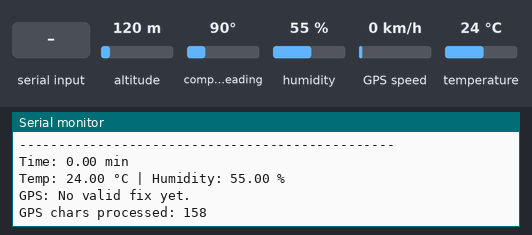
Recording of a sketch running on a simulated ESP32. On the bench: the last lines printed to the serial monitor. Inputs (shaded band) come from the test bench; at power-on: altitude 120 m, compass heading 90°, humidity 55 %, GPS speed 0 km/h, temperature 24 °C. Storage starts empty; the GPS gets a fix after 3 s at 37.7749, -122.4194 with 8 satellites; nothing arrives over Bluetooth unless stated; a phone connects over Bluetooth LE 3 s after start.

Above: at 1.2 s.
1.3 s: altitude set to 20 m
At 3.6 s:
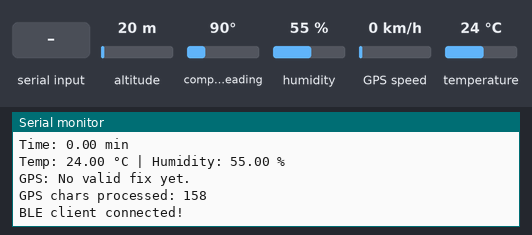
7.6 s: "1\n" received over the second serial link
At 8.5 s:
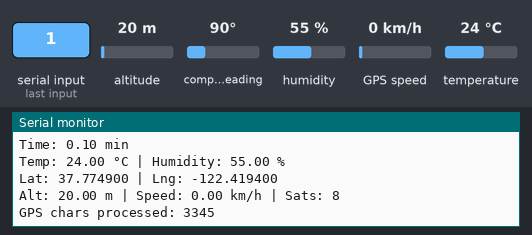
9.1 s: compass heading set to 7°
10.6 s: humidity set to 22 %
12.1 s: "0\n" received over the second serial link
At 12.9 s:
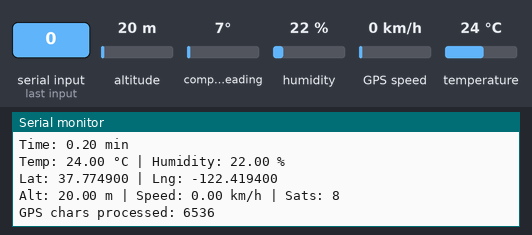

Measured:
- after the input at 12.1 s, the serial monitor: prints a new line after 0.16 s (image 3)

The sketch:

CrestARMCOLDLatest.ino
```cpp
#include <Wire.h>
#include <Adafruit_SHT31.h>
#include <TinyGPSPlus.h>
#include "FS.h"
#include "SD.h"
#include <SPI.h>
#include <BLEDevice.h>
#include <BLEUtils.h>
#include <BLEServer.h>


// --- I2C PINS ---
#define I2C_SDA_PIN 21
#define I2C_SCL_PIN 22


// --- SD CARD SPI PINS ---
#define SD_SCK  18
#define SD_MISO 19
#define SD_MOSI 23
#define SD_CS   5


// --- GPS UART PINS ---
#define GPS_RX 16
#define GPS_TX 17


// --- Objects ---
Adafruit_SHT31 sht31 = Adafruit_SHT31();
TinyGPSPlus gps;

// BLE setup
BLEServer* pServer = NULL;
BLECharacteristic* pTempCharacteristic;
BLECharacteristic* pHumCharacteristic;
BLECharacteristic* pGPSCharacteristic;
BLECharacteristic *pLatCharacteristic;
BLECharacteristic *pLngCharacteristic;
BLECharacteristic *pAltCharacteristic;
BLECharacteristic *pSpdCharacteristic;
BLECharacteristic *pSatCharacteristic;
// Custom UUIDs (you can generate your own at https://www.uuidgenerator.net/)

#define SERVICE_UUID           "12345678-1234-1234-1234-1234567890ab"
#define TEMP_CHARACTERISTIC_UUID "12345678-1234-1234-1234-1234567890ac"
#define HUM_CHARACTERISTIC_UUID  "12345678-1234-1234-1234-1234567890ad"
#define LAT_CHARACTERISTIC_UUID  "12345678-1234-1234-1234-1234567890ae"
#define LNG_CHARACTERISTIC_UUID  "12345678-1234-1234-1234-1234567890af"
#define ALT_CHARACTERISTIC_UUID  "12345678-1234-1234-1234-1234567890ag"
#define SPD_CHARACTERISTIC_UUID  "12345678-1234-1234-1234-1234567890ah"
#define SAT_CHARACTERISTIC_UUID  "12345678-1234-1234-1234-1234567890ai"

class MyServerCallbacks : public BLEServerCallbacks {

  void onConnect(BLEServer* pServer) {
    Serial.println("BLE client connected!");
  }

  void onDisconnect(BLEServer* pServer) {
    Serial.println("BLE client disconnected!");
  }
};

// --- Function to append data to SD card ---
void appendFile(fs::FS &fs, const char *path, const char *message) {
  File file = fs.open(path, FILE_APPEND);
  if (!file) {
    Serial.println("File failed to open for appending.");
    return;
  }
  if (file.print(message)) {
    Serial.print("Data logged: ");
    Serial.println(message);
  } else {
    Serial.println("Append failed.");
  }
  file.close();
}


// --- Setup ---
void setup() {
  Serial.begin(115200);
  Serial.println("\n--- ESP32: Temp, Humidity, GPS, SD Logging ---");


  // --- Initialize I2C & Sensor ---
  Wire.begin(I2C_SDA_PIN, I2C_SCL_PIN);
  if (!sht31.begin(0x44)) {
    Serial.println("SHT31 not found! Check wiring.");
    while (1) delay(100);
  }
  sht31.heater(false);
  Serial.println("SHT31 initialized.");

  // Initialize BLE
  BLEDevice::init("ESP32_SHT3X"); // Name shown in nRF app
  pServer = BLEDevice::createServer();
  pServer->setCallbacks(new MyServerCallbacks());
  BLEService *pService = pServer->createService(SERVICE_UUID);

  // Create characteristics for temp and humidity
  pTempCharacteristic = pService->createCharacteristic(
                          TEMP_CHARACTERISTIC_UUID,
                          BLECharacteristic::PROPERTY_READ |
                          BLECharacteristic::PROPERTY_NOTIFY
                        );


  pHumCharacteristic = pService->createCharacteristic(
                         HUM_CHARACTERISTIC_UUID,
                         BLECharacteristic::PROPERTY_READ |
                         BLECharacteristic::PROPERTY_NOTIFY

                       );


  pLatCharacteristic = pService->createCharacteristic(
                         LAT_CHARACTERISTIC_UUID,
                         BLECharacteristic::PROPERTY_READ |
                         BLECharacteristic::PROPERTY_NOTIFY

                       );


  pLngCharacteristic = pService->createCharacteristic(
                         LNG_CHARACTERISTIC_UUID,
                         BLECharacteristic::PROPERTY_READ |
                         BLECharacteristic::PROPERTY_NOTIFY

                       );


  pAltCharacteristic = pService->createCharacteristic(
                         ALT_CHARACTERISTIC_UUID,
                         BLECharacteristic::PROPERTY_READ |
                         BLECharacteristic::PROPERTY_NOTIFY

                       );


  pSpdCharacteristic = pService->createCharacteristic(
                         SPD_CHARACTERISTIC_UUID,
                         BLECharacteristic::PROPERTY_READ |
                         BLECharacteristic::PROPERTY_NOTIFY

                       );


  pSatCharacteristic = pService->createCharacteristic(
                         SAT_CHARACTERISTIC_UUID,
                         BLECharacteristic::PROPERTY_READ |
                         BLECharacteristic::PROPERTY_NOTIFY

                       );

  // Start service
  pService->start();
  // Start advertising
  BLEAdvertising *pAdvertising = BLEDevice::getAdvertising();
  pAdvertising->addServiceUUID(SERVICE_UUID);
  pAdvertising->start();
  Serial.println("BLE device is now advertising...");

  // --- Initialize SD Card ---
  SPI.begin(SD_SCK, SD_MISO, SD_MOSI, SD_CS);
  if (!SD.begin(SD_CS)) {
    Serial.println("SD Card Mount Failed!");
  } else {
    Serial.println("SD Card initialized.");
    if (!SD.exists("/data.csv")) {
      appendFile(SD, "/data.csv", "Time(min),Temp(C),Humidity(%),Latitude,Longitude,Altitude(m),Speed(km/h),Satellites\n");
    }
  }


  // --- Initialize GPS ---
  Serial2.begin(9600, SERIAL_8N1, GPS_RX, GPS_TX);
  Serial.println("Waiting for GPS fix...");
}


// --- Main Loop ---
void loop() {
  // --- Update GPS ---
  while (Serial2.available() > 0) {
    gps.encode(Serial2.read());
  }


  // --- Read Sensor Data ---
  float temperatureC = sht31.readTemperature();
  float humidity = sht31.readHumidity();
  unsigned long currentTime = millis();
  float minutes = currentTime / 60000.0;


  // --- GPS Data ---
  double lat = gps.location.lat();
  double lng = gps.location.lng();
  double alt = gps.altitude.meters();
  double spd = gps.speed.kmph();
  int sats = gps.satellites.value();


  // --- Only log if data is valid ---
  if (!isnan(temperatureC) && !isnan(humidity)) {
    String dataMessage = "";
    dataMessage += String(minutes, 2) + ",";
    dataMessage += String(temperatureC, 2) + ",";
    dataMessage += String(humidity, 2) + ",";
    dataMessage += (gps.location.isValid() ? String(lat, 6) : "N/A");
    dataMessage += ",";
    dataMessage += (gps.location.isValid() ? String(lng, 6) : "N/A");
    dataMessage += ",";
    dataMessage += (gps.altitude.isValid() ? String(alt, 2) : "N/A");
    dataMessage += ",";
    dataMessage += (gps.speed.isValid() ? String(spd, 2) : "N/A");
    dataMessage += ",";
    dataMessage += (gps.satellites.isValid() ? String(sats) : "N/A");
    dataMessage += "\n";


    // --- Log to SD ---
    if (SD.cardType() != CARD_NONE) {
      appendFile(SD, "/data.csv", dataMessage.c_str());
    }

    // --- BLE Send ---
    char temperatureStr[8];
    char humidityStr[8];
    char latStr[16];
    char lngStr[16];
    char altStr[8];
    char spdStr[8];
    char satStr[8];

    // Convert floats to strings
    dtostrf(temperatureC, 4, 2, temperatureStr);
    dtostrf(humidity, 4, 2, humidityStr);
    dtostrf(lat, 10, 6, latStr);
    dtostrf(lng, 10, 6, lngStr);
    dtostrf(alt, 6, 2, altStr);
    dtostrf(spd, 6, 2, spdStr);
    sprintf(satStr, "%d", sats); // satellites are integers

    // Send BLE notifications
    pTempCharacteristic->setValue(temperatureStr);
    pTempCharacteristic->notify();

    pHumCharacteristic->setValue(humidityStr);
    pHumCharacteristic->notify();

    if (gps.location.isValid()) {
      pLatCharacteristic->setValue(latStr);
      pLatCharacteristic->notify();

      pLngCharacteristic->setValue(lngStr);
      pLngCharacteristic->notify();

      pAltCharacteristic->setValue(altStr);
      pAltCharacteristic->notify();

      pSpdCharacteristic->setValue(spdStr);
      pSpdCharacteristic->notify();

      pSatCharacteristic->setValue(satStr);
      pSatCharacteristic->notify();
    }


    // --- Serial Output ---
    Serial.println("------------------------------------------------");
    Serial.printf("Time: %.2f min\n", minutes);
    Serial.printf("Temp: %.2f °C | Humidity: %.2f %%\n", temperatureC, humidity);


    if (gps.location.isValid()) {
      Serial.printf("Lat: %.6f | Lng: %.6f\n", lat, lng);
      Serial.printf("Alt: %.2f m | Speed: %.2f km/h | Sats: %d\n", alt, spd, sats);
    } else {
      Serial.println("GPS: No valid fix yet.");
    }
  } else {
    Serial.println("Error reading SHT31 sensor.");
  }
  // --- Debug: Show if GPS data is being received ---
  Serial.print("GPS chars processed: ");
  Serial.println(gps.charsProcessed());


  delay(6000); // Log every 1 minute
}
```
